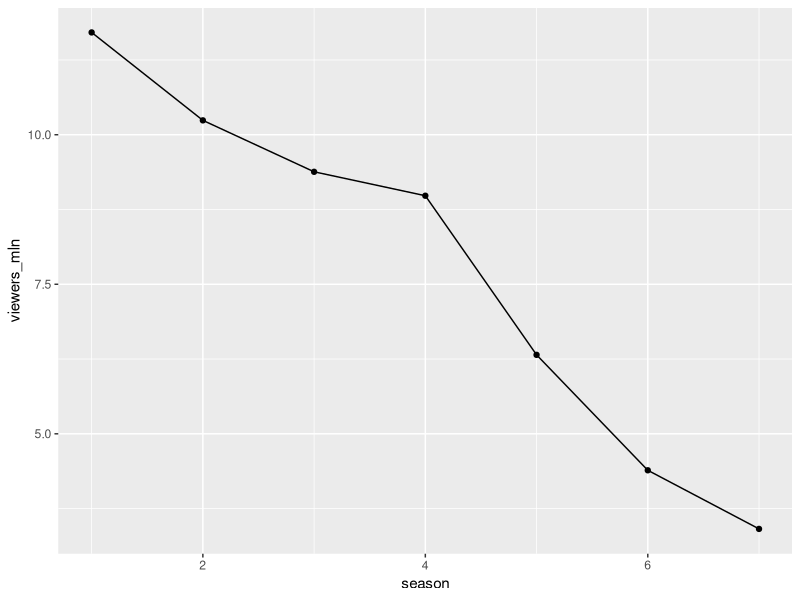

Write the R code that produced this figure.
## ---- chunk 1
knitr::opts_chunk$set(echo = TRUE)
## ---- chunk 2
season <- c(seq(1,7))
viewers_mln <- c(11.71, 10.24, 9.38, 8.98, 6.32, 4.39, 3.41)
viewers_rank <- c(28, 35, 35, 50, 69, 105, 120)
df <- data.frame(season, viewers_mln, viewers_rank)
summary(df$viewers_rank)
## ---- chunk 3
library(ggplot2)
ggplot(data=df, aes(x = season, y = viewers_mln)) + geom_line() + geom_point()
